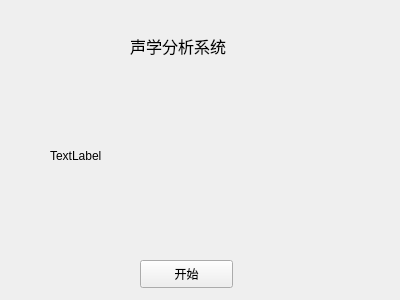
<?xml version="1.0" encoding="UTF-8"?>
<ui version="4.0">
 <class>Form</class>
 <widget class="QWidget" name="Form">
  <property name="geometry">
   <rect>
    <x>0</x>
    <y>0</y>
    <width>400</width>
    <height>300</height>
   </rect>
  </property>
  <property name="windowTitle">
   <string>hufei</string>
  </property>
  <widget class="QPushButton" name="pushButton">
   <property name="geometry">
    <rect>
     <x>140</x>
     <y>260</y>
     <width>93</width>
     <height>28</height>
    </rect>
   </property>
   <property name="text">
    <string>开始</string>
   </property>
  </widget>
  <widget class="QLabel" name="label">
   <property name="geometry">
    <rect>
     <x>50</x>
     <y>80</y>
     <width>301</width>
     <height>151</height>
    </rect>
   </property>
   <property name="text">
    <string>TextLabel</string>
   </property>
  </widget>
  <widget class="QLabel" name="label_2">
   <property name="geometry">
    <rect>
     <x>130</x>
     <y>30</y>
     <width>121</width>
     <height>31</height>
    </rect>
   </property>
   <property name="font">
    <font>
     <family>黑体</family>
     <pointsize>12</pointsize>
    </font>
   </property>
   <property name="text">
    <string>声学分析系统</string>
   </property>
  </widget>
 </widget>
 <resources/>
 <connections>
  <connection>
   <sender>pushButton</sender>
   <signal>clicked()</signal>
   <receiver>Form</receiver>
   <slot>startbutton_click()</slot>
   <hints>
    <hint type="sourcelabel">
     <x>192</x>
     <y>224</y>
    </hint>
    <hint type="destinationlabel">
     <x>304</x>
     <y>224</y>
    </hint>
   </hints>
  </connection>
 </connections>
 <slots>
  <slot>startbutton_click()</slot>
 </slots>
</ui>
